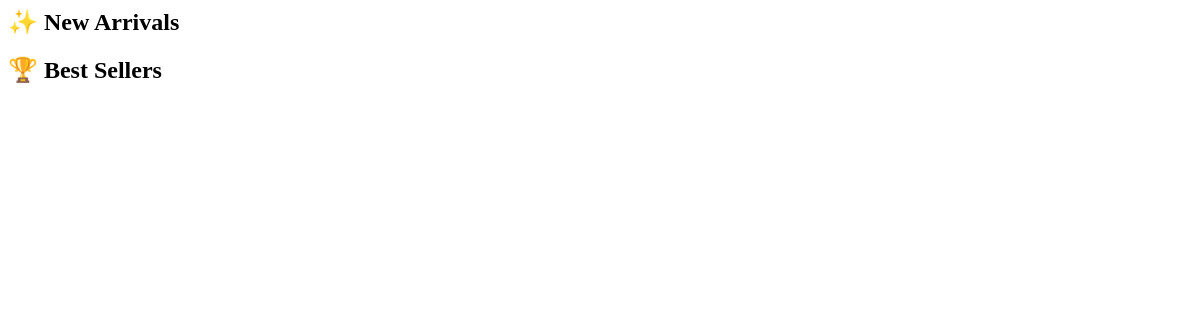
Before: / with the older database file.
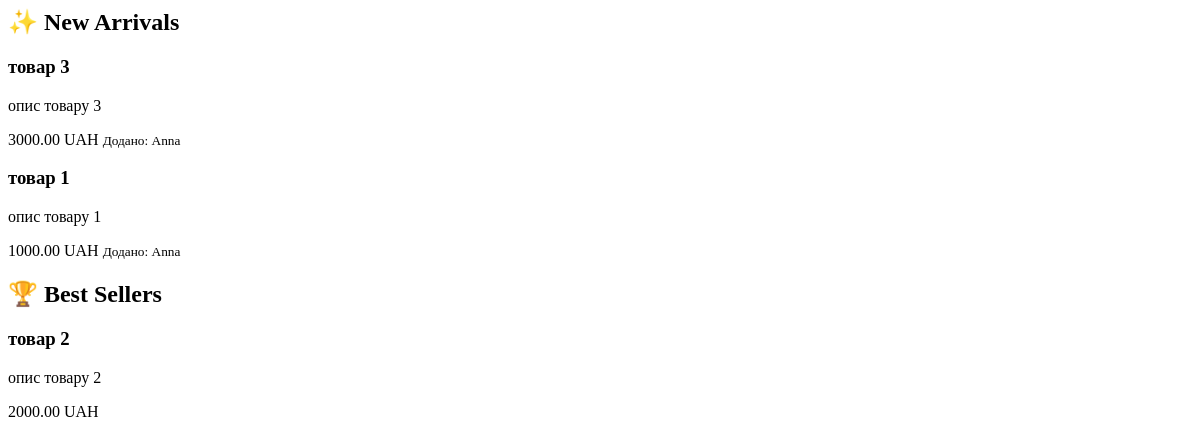
After: the same page with the newer database file.
### shop_app/models.py (models this page shows, shortened)
class Product(models.Model):
    name = models.CharField(max_length=200, verbose_name="Назва товару")
    description = models.TextField(verbose_name="Опис")
    price = models.DecimalField(max_digits=10, decimal_places=2, verbose_name="Ціна")
    category = models.CharField(max_length=50,
                                choices=[('New Arrivals', 'Нові надходження'), ('Best Sellers', 'Хіти продажів')],
                                default='New Arrivals', verbose_name="Категорія")
    added_by = models.ForeignKey(User, on_delete=models.SET_NULL, null=True,
                                 verbose_name="Додано адміністратором")

### shop_app/views.py (the view)
# urls.py: path('', views.index_view, name='index'),
def index_view(request):
    new_arrivals = Product.objects.filter(category='New Arrivals').order_by('-id')
    best_sellers = Product.objects.filter(category='Best Sellers')
    context = {
        'new_arrivals': new_arrivals,
        'best_sellers': best_sellers,
    }
    return render(request, 'index.html', context)

### shop_app/templates/index.html
<main>
    <section>
        <h2>✨ New Arrivals</h2>
        <div class="product-grid">
            {% for product in new_arrivals %}
                <div class="product-item">
                    <h3>{{ product.name }}</h3>
                    <p>{{ product.description }}</p>
                    <span>{{ product.price }} UAH</span>
                    <small>Додано: {{ product.added_by.username }}</small>
                </div>
            {% endfor %}
        </div>
    </section>
    <section>
        <h2>🏆 Best Sellers</h2>
        <div class="product-grid">
            {% for product in best_sellers %}
                <div class="product-item best-seller">
                    <h3>{{ product.name }}</h3>
                    <p>{{ product.description }}</p>
                    <span>{{ product.price }} UAH</span>
                </div>
            {% endfor %}
        </div>
    </section>
</main>

Changed rows visible on the page:
added Product: name "товар 3", description "опис товару 3", price "3000.00", added_by.username "Anna", shown under "✨ New Arrivals"
added Product: name "товар 1", description "опис товару 1", price "1000.00", added_by.username "Anna", shown under "✨ New Arrivals"
added Product: name "товар 2", description "опис товару 2", price "2000.00", shown under "🏆 Best Sellers"
